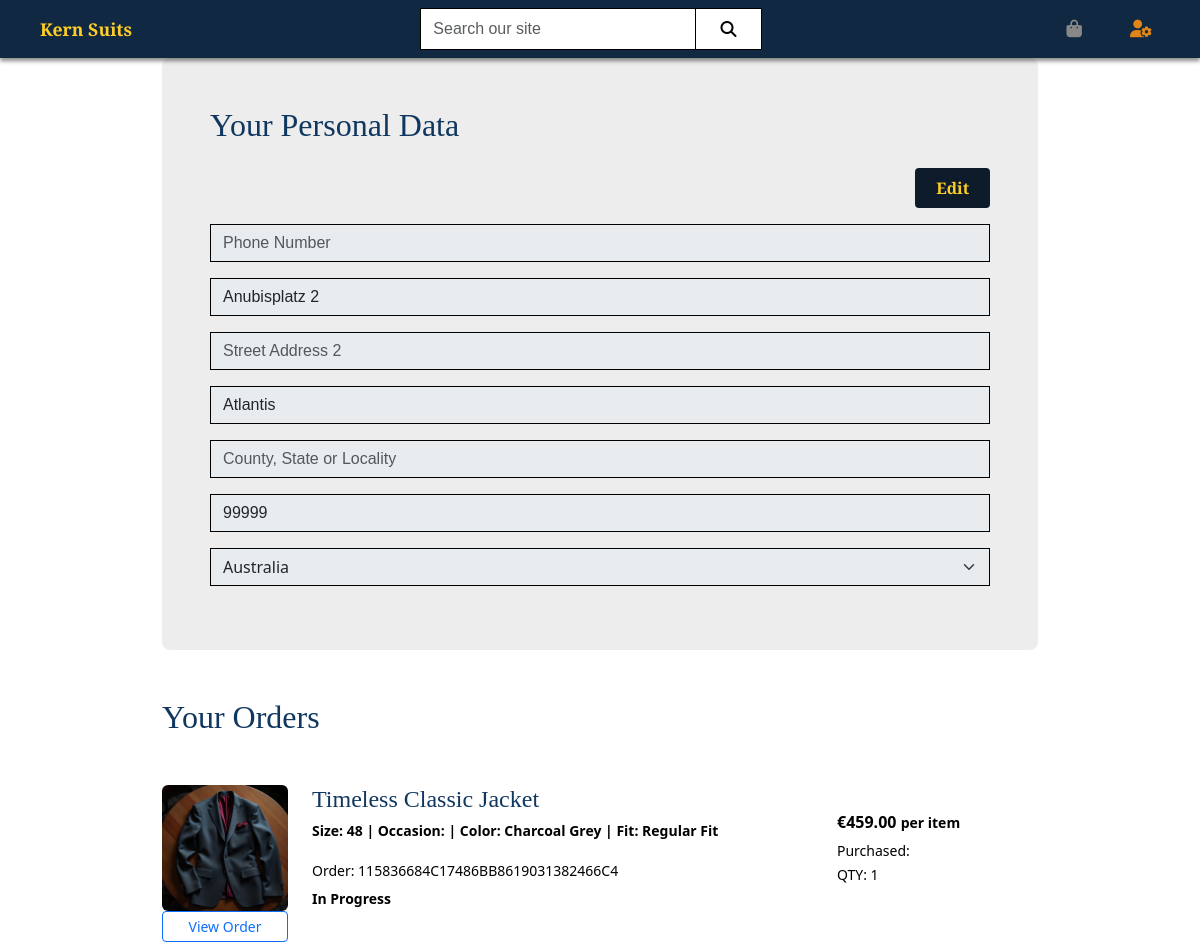
Page /user/ (signed in, upper part) on the earlier database version.
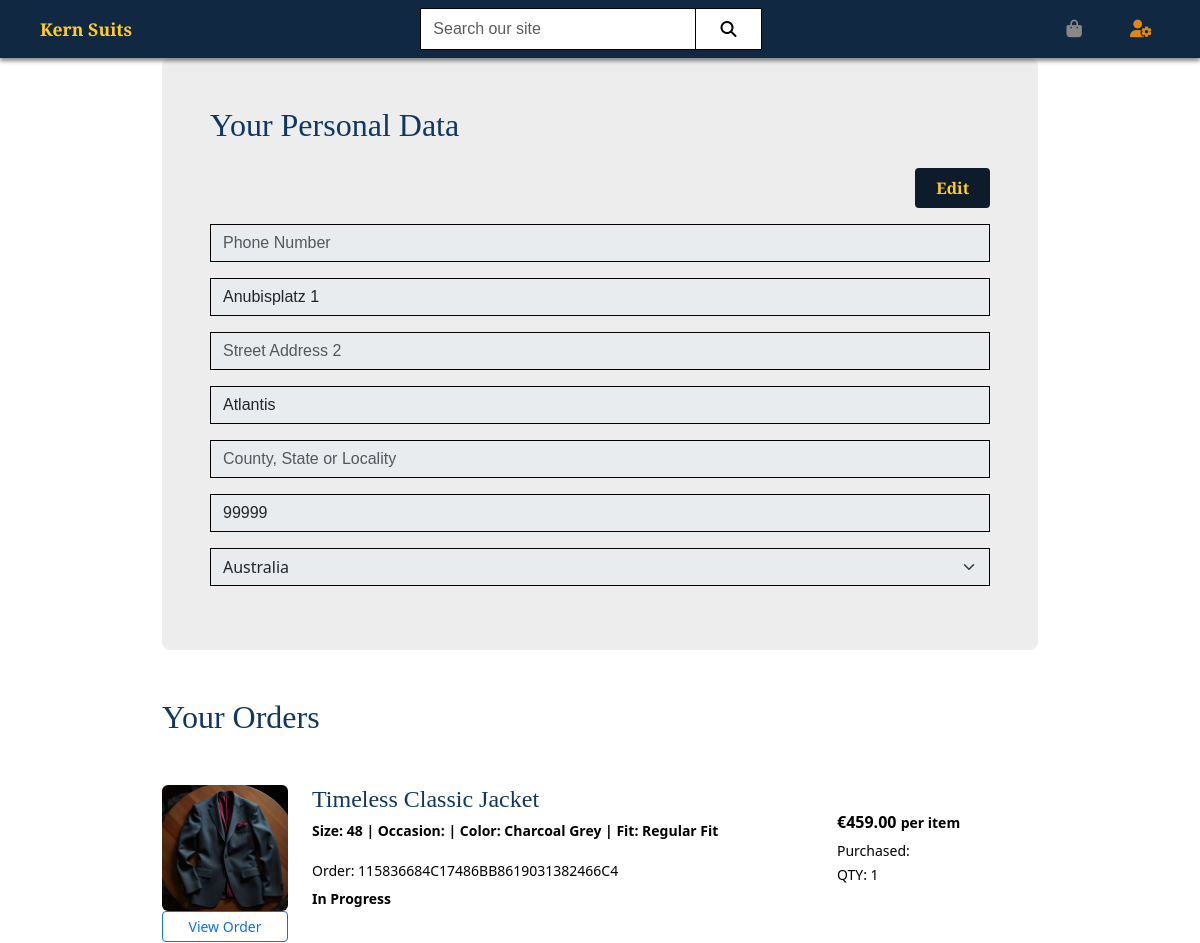
Same page on the later database version.
### user/models.py (models this page shows, shortened)
class UserProfile(models.Model):
    user = models.OneToOneField(User, on_delete=models.CASCADE)
    phone_number = models.CharField(max_length=20, null=True, blank=True)
    street_address1 = models.CharField(max_length=80, null=True, blank=True)
    street_address2 = models.CharField(max_length=80, null=True, blank=True)
    town_or_city = models.CharField(max_length=40, null=True, blank=True)
    county = models.CharField(max_length=80, null=True, blank=True)
    postcode = models.CharField(max_length=20, null=True, blank=True)
    country = CountryField(blank_label='Country', null=True, blank=True)

### user/views.py (the view)
# urls.py: path('', views.profile, name='profile'),
@login_required
def profile(request):
    profile = get_object_or_404(UserProfile, user=request.user)
    if request.method == 'POST':
        form = UserProfileForm(request.POST, instance=profile)
        if form.is_valid():
            form.save()
            messages.success(request, "New profile data saved!")
    else:
        form = UserProfileForm(instance=profile)
    order_items = (
        OrderItem.objects.filter(order__user=request.user)
        .select_related(
            'order',
            'variant__product',
            'variant__size',
            'variant__product__occasion',
            'variant__color',
            'variant__fit'
        )
        .order_by('-order__created_at')
    )
    today = date.today()
    order_items_with_status = []
    for item in order_items:
        order_date = item.order.created_at.date() if item.order.created_at else today
        days_since_order = (today - order_date).days
        if days_since_order >= 3:
            status = "Delivered"
        elif days_since_order >= 1:
            status = "Shipped"
        else:
            status = "In Progress"
        item.delivery_status = status
        order_items_with_status.append(item)
    context = {
        'form': form,
        'order_items': order_items_with_status,  # manually calculated status
    }
    return render(request, 'user/profile.html', context)

### user/forms.py
class UserProfileForm(forms.ModelForm):
    class Meta:
        model = UserProfile
        exclude = ('user',)
    def __init__(self, *args, **kwargs):
        super().__init__(*args, **kwargs)
        placeholders = {
            'phone_number': 'Phone Number',
            'postcode': 'Postal Code',
            'town_or_city': 'Town or City',
            'street_address1': 'Street Address 1',
            'street_address2': 'Street Address 2',
            'county': 'County, State or Locality',
        }
        self.fields['phone_number'].widget.attrs['autofocus'] = True
        for field in self.fields:
            if field != 'country':
                if self.fields[field].required:
                    placeholder = f'{placeholders[field]} *'
                else:
                    placeholder = placeholders[field]
                self.fields[field].widget.attrs['placeholder'] = placeholder
            self.fields[field].widget.attrs['class'] = 'border-black rounded-0 profile-form-input'
            self.fields[field].label = False

### products/models.py (called while the page is built)
    def __str__(self):
        return self.name

    def __str__(self):
        return self.name

    def __str__(self):
        return self.name

### user/templates/user/profile.html (shortened to what this page needs)
{% extends "user/base.html" %}
{% load static %}
{% load crispy_forms_tags %}
{% block extra_css %}
    <link rel="stylesheet" href="{% static 'user/css/profile.css' %}">
{% endblock %}
{% block content %}
<main>
<div class="container ">
    <div class="p-3 p-md-5 mb-5 personal-data-container">
        <h2 class="mb-4">Your Personal Data</h2>
        <form method="POST" action="{% url 'profile' %}" id="profile-form">
            <div class="d-flex justify-content-end mb-3">
                <button id="editButton" type="button" class="btn btn-dark">Edit</button>
            </div>
            {{ form|crispy }}
        </form>
    </div>
    <h2 class="mb-4">Your Orders</h2>
    {% for item in order_items %}
    <div class="row py-4 align-items-center">
        <div class="col-3 col-md-2" id="image-container">
            <a href="{% url 'product_details' item.variant.product.id %}">
                <img src="{{ item.variant.product.image.url }}" alt="{{ item.variant.product.name }}" class="img-fluid rounded">
            </a>
        </div>
        <div class="col-9 col-md-7">
            <h4 class="mb-1">{{ item.variant.product.name }}</h4>
            <small>
                <strong>
                Size: {{ item.variant.size }} |
                Occasion: {{ item.variant.occasion }} |
                Color: {{ item.variant.color }} |
                Fit: {{ item.variant.fit }}
                </strong>
            </small>
            <div class="mt-3 ">
                <small>Order: {{ item.order.order_number }}</small>
            </div>
            <div class="mt-1">
                {% if item.delivery_status == "Shipped" %}
                    <small class="fw-bold text-admin">Shipped</small>
                {% elif item.delivery_status == "Delivered" %}
                    <small class="fw-bold text-success">Delivered</small>
                {% elif item.delivery_status == "In Progress" %}
                    <small class="fw-bold ">In Progress</small>
                {% else %}
                    <small class="text-danger">{{ item.delivery_status|capfirst }}</small>
                {% endif %}
            </div>
        </div>
        <div class="col-12 col-md-3 mt-3 mt-md-0 d-flex flex-column justify-content-between">
            <div>
                <div class="fw-bold mb-1">€{{ item.price }} <small>per item</small></div>
                <small>Purchased: {{ item.created_at|date:"Y-m-d" }}</small><br>
                <small>QTY: {{ item.quantity }}</small>
            </div>
        </div>
        <div class="col-12 col-md-2 mt-3 mt-md-0 text-md-end">
            <a href="{% url 'order_details' order_id=item.order.id %}" class="btn btn-outline-primary btn-sm mb-2 w-100">View Order</a>
        </div>
    </div>
    {% empty %}
    <p>You have no orders yet.</p>
    {% endfor %}
</div>
</main>
{% endblock %}

Differences in the rows shown:
changed UserProfile "Atlantis": street_address1 "Anubisplatz 2" → "Anubisplatz 1"
